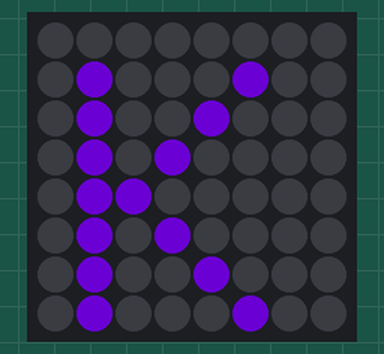
This program was run on a simulated Raspberry Pi (BCM pin numbers) with a Sense HAT. On the bench: the Sense HAT's 8×8 RGB LED matrix. Dim RGB values are drawn brighter than linear; random numbers come from a fixed seed. At 5.0 s the program stops and its outputs stay as they are.

Above: at 0.1 s.
At 1.1 s:
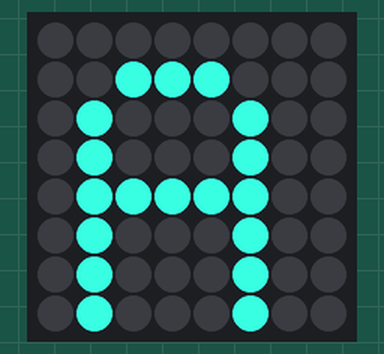
At 2.1 s:
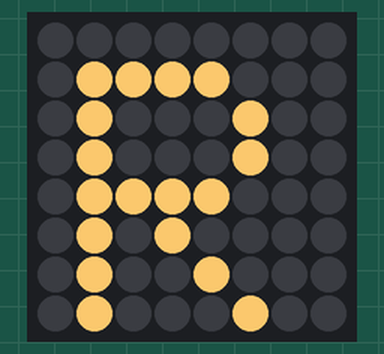
At 3.1 s:
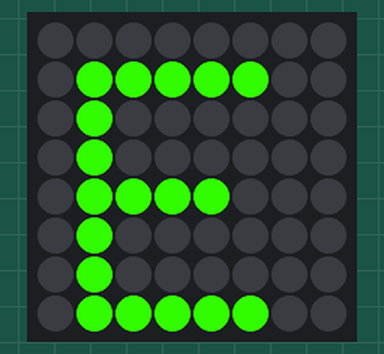
At 4.1 s:
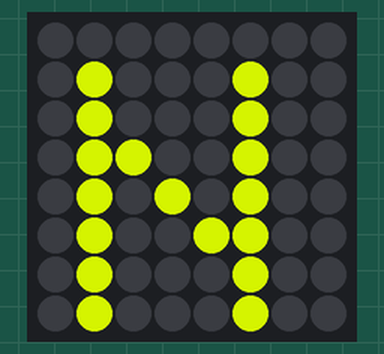

Measured:
- what the display in image 1 shows lasts 1.0 s, from 1.0 s to 2.0 s

The program:

randon.py
```python
'''
Instituto Tecnologico de Tijuana
Depto de Sistemas y Computación
Ing. En Sistemas Computacionales
Autor :Martinez Estrada Ana Karen @nickname karen25-2
Repositorio:https:https://github.com/Karen25-2/Sense-Hat-Pi4

'''

from sense_hat import SenseHat
from time import sleep
from random import randint

sense = SenseHat()

red = (255, 0, 0)
blue = (0, 0, 255)
green = (0, 255, 0)
pink = (255,105, 180)
yellow = (255, 255, 0)

# Genera un color aleatorio
def pick_random_colour():
  random_red = randint(0, 255)
  random_green = randint(0, 255)
  random_blue = randint(0, 255)
  return (random_red, random_green, random_blue)

sense.show_letter("K", pick_random_colour())
sleep(1)
sense.show_letter("A", pick_random_colour())
sleep(1)
sense.show_letter("R", pick_random_colour())
sleep(1)
sense.show_letter("E", pick_random_colour())
sleep(1)
sense.show_letter("N", pick_random_colour())
sleep(1)

sense.clear()
```
